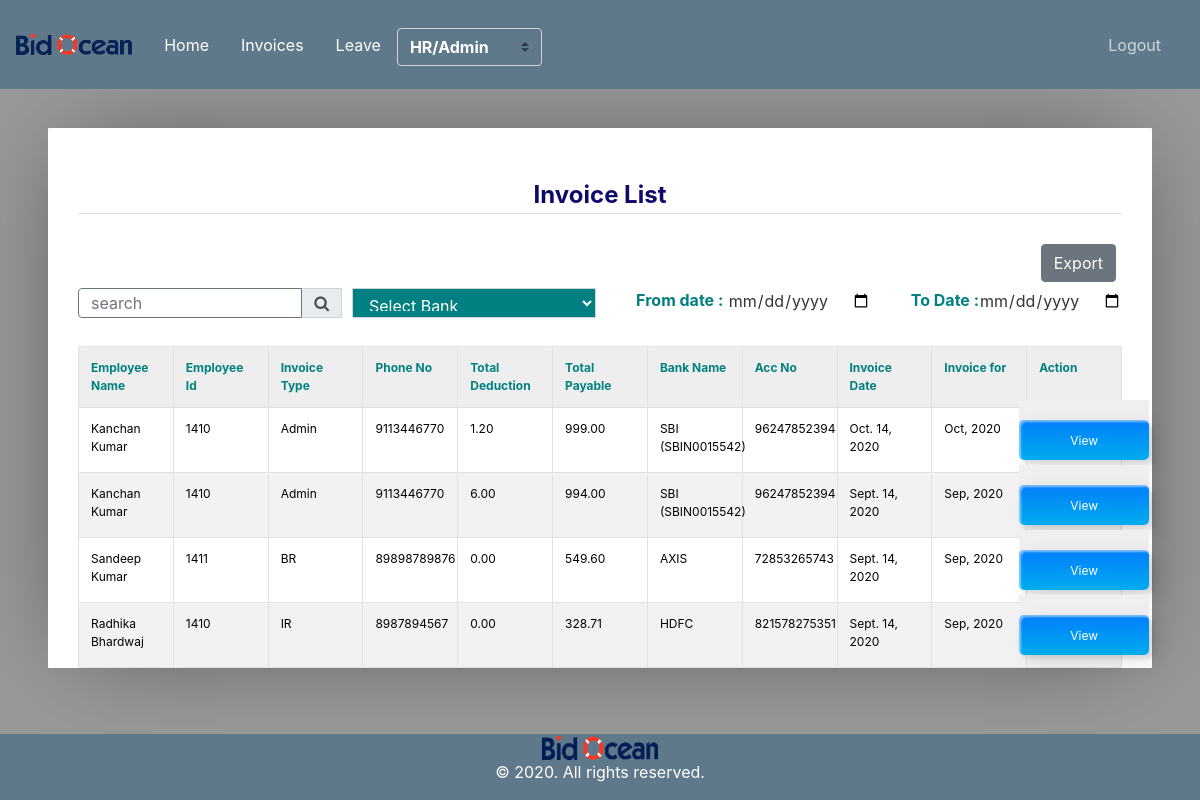
Before: /invoice-list/ (signed in) with the older database file.
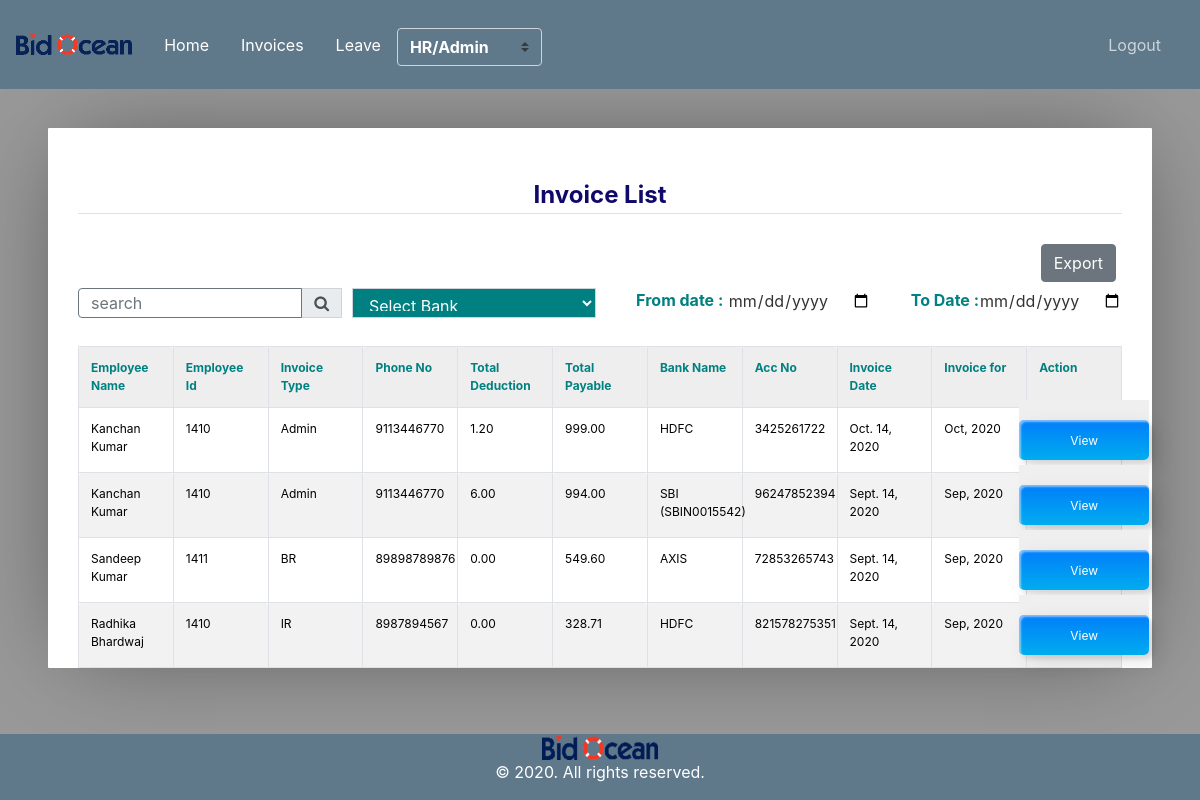
After: the same page with the newer database file.
### user_invoice/models.py (models this page shows, shortened)
class Invoice(models.Model):
	id                                 = models.AutoField(primary_key=True)
	invoice_date                       = models.DateField()
	monthdate                          = models.DateField()
	emp_type                           = models.CharField(max_length=150, null=True, blank=True)
	additional_auth_days               = models.CharField(max_length=100, default=0, blank=True)
	wds_source_checked_completely      = models.CharField(max_length=200, default=0, blank=True)
	new_solicitation_entered_correctly = models.CharField(max_length=200, default=0, blank=True)
	updated_solicitation_by_addenda    = models.CharField(max_length=200, default=0, blank=True)
	difficult_and_nonproductive_source = models.CharField(max_length=200, default=0, blank=True)
	extra_hours_worked                 = models.CharField(max_length=200, default=0, blank=True)
	file_attached                      = models.CharField(max_length=200, default=0, blank=True)
	new_entities_added                 = models.CharField(max_length=200, default=0, blank=True)
	ph_added_to_bid_list               = models.CharField(max_length=200, default=0, blank=True)
	ph_edited_in_bid_list              = models.CharField(max_length=200, default=0, blank=True)
	ph_deleted_in_bid_list             = models.CharField(max_length=200, default=0, blank=True)
	extra_days_worked                  = models.CharField(max_length=200, default=0, blank=True)
	total_pay                          = models.CharField(max_length=200, default=0, blank=True)
	authorised_day_off                 = models.CharField(max_length=200, default=0, blank=True)
	unauthorised_day_off               = models.CharField(max_length=200, default=0, blank=True)
	total_working_days                 = models.CharField(max_length=200, default=0, blank=True)
	total_days_worked                  = models.CharField(max_length=200, default=0, blank=True)
	duplicate_entities                 = models.CharField(max_length=200, default=0, blank=True)
	errors                             = models.CharField(max_length=200, default=0, blank=True)
	fines                              = models.CharField(max_length=200, default=0, blank=True)
	bank_account                       = models.ForeignKey('account_management.AccountDetails', on_delete=models.SET_NULL, null=True, blank=True)
	duplicate_solic                    = models.CharField(max_length=200, default=0, blank=True)
	entity_cont_wrong                  = models.CharField(max_length=200, default=0, blank=True)
	false_referal                      = models.CharField(max_length=200, default=0, blank=True)
	fraudulent_solicitation_update     = models.CharField(max_length=200, default=0, blank=True)
	source_returned_without_good_res   = models.CharField(max_length=200, default=0, blank=True)
	missed_bidbond_and_specs           = models.CharField(max_length=200, default=0, blank=True)
	missed_categories                  = models.CharField(max_length=200, default=0, blank=True)
	missed_solic_or_addend_from_source = models.CharField(max_length=200, default=0, blank=True)
	missed_incorrect_filetype          = models.CharField(max_length=200, default=0, blank=True)
	missing_or_wrong_outside_link      = models.CharField(max_length=200, default=0, blank=True)
	missing_or_wrong_term_contract     = models.CharField(max_length=200, default=0, blank=True)
	not_posted_as_lead                 = models.CharField(max_length=200, default=0, blank=True)
	other_error                        = models.CharField(max_length=200, default=0, blank=True)
	other_serious_error                = models.CharField(max_length=200, default=0, blank=True)
	refreshing_wds_page_to_diff_source = models.CharField(max_length=200, default=0, blank=True)
	prevailing_wage_not_selected       = models.CharField(max_length=200, default=0, blank=True)
	skipped_solicitation               = models.CharField(max_length=200, default=0, blank=True)
	source_returned_without_a_note     = models.CharField(max_length=200, default=0, blank=True)
	unexcused_unjustified_absence      = models.CharField(max_length=200, default=0, blank=True)
	wrongbid_prebid_mandatory          = models.CharField(max_length=200, default=0, blank=True)
	wrong_categories                   = models.CharField(max_length=200, default=0, blank=True)
	wrong_geographic_location          = models.CharField(max_length=200, default=0, blank=True)
	incomplete_and_incorrect_scope     = models.CharField(max_length=200, default=0, blank=True)
	wrong_text_format                  = models.CharField(max_length=200, default=0, blank=True)
	total_deduction                    = models.CharField(max_length=200, default=0, blank=True)
	total_payable                      = models.CharField(max_length=200, default=0, blank=True)
	emp_ownwer                         = models.ForeignKey(Employee, on_delete=models.SET_NULL, null=True, blank=True)
	rate                               = models.ForeignKey(Rate, on_delete=models.SET_NULL, null=True, blank=True)
	is_approved                        = models.SmallIntegerField(default=0)

class Employee(models.Model):
	id       = models.AutoField(primary_key=True)
	name     = models.CharField(max_length=300)
	role     = models.ForeignKey(Role,on_delete=models.CASCADE)
	salary   = models.CharField(max_length=300, null=True, blank=True)
	address  = models.CharField(max_length=300)
	emp_id   = models.CharField(max_length=300, null=True, blank=True)
	phone_no = models.CharField(max_length=300)
	leaves   = models.IntegerField()
	auth_tbl = models.OneToOneField(Userdetail, on_delete=models.CASCADE)
	added_at = models.DateTimeField(auto_now_add=True)

class Role(models.Model):
    id         = models.AutoField(primary_key=True)
    name       = models.CharField(max_length=300)
    created_at = models.DateTimeField(auto_now_add=True)
    status     = models.SmallIntegerField(default=1)

### account_management/models.py (models this page shows, shortened)
class AccountDetails(models.Model):
    id         = models.AutoField(primary_key=True)
    acc_no     = models.CharField(max_length=200)
    bank       = models.CharField(max_length=200)
    other_bank = models.CharField(max_length=300, null=True, blank=True)
    ifsc_other = models.CharField(max_length=300, null=True, blank=True)
    employee   = models.ForeignKey(Employee,on_delete=models.CASCADE, related_name='employee_accounts')
    created_at = models.DateTimeField(auto_now_add=True)
    status     = models.SmallIntegerField(default=1)

### user_invoice/views.py (the view)
# urls.py: path('invoice-list/', views.InvoiceDisplayView.as_view(), name='invoice_list' ),
class InvoiceDisplayView(AdminPanelMixin, TemplateView):
    template_name = 'user_invoice/invoice_list.html'
    def get(self, request):
        employee  =  Employee.objects.get(auth_tbl=self.request.user)
        rolename  =  employee.role.name.lower()
        if rolename == 'admin' or  rolename == 'hr':
            invoice = Invoice.objects.all()
        else:
            invoice = Invoice.objects.filter(emp_ownwer=employee).all()
        search        = request.GET.get('search', None)
        from_date     = request.GET.get('from_date', None)
        to_date       = request.GET.get('to_date', None)
        bank          = request.GET.get('bank',None)
        query_param = {}
        if search is not None and search is not '':
            search = search.strip()
            query_param['search'] = search
            invoice = invoice.filter(Q(emp_ownwer__name__icontains=search)|Q(emp_ownwer__address__icontains=search)|(Q(emp_ownwer__phone_no__icontains=search))|Q(emp_ownwer__emp_id__icontains=search))
        if (from_date is not None and to_date is not None) and (from_date != "" and to_date != ""):
            query_param['from_date'] = from_date
            query_param['to_date']   = to_date
            to_date   = datetime.strptime(to_date,"%Y-%m-%d").date()
            from_date = datetime.strptime(from_date,"%Y-%m-%d").date()
            invoice   = invoice.filter(invoice_date__gte=from_date, invoice_date__lte=to_date)
        if bank is not None and bank is not '':
            query_param['bank'] = bank
            invoice = invoice.filter(bank_account__bank__iexact=bank)
        invoice = invoice.order_by('-invoice_date')
        paginator        = Paginator(invoice,10)
        page             = request.GET.get('page')
        paginatedcontent = paginator.get_page(page)
        context = {
            'query_param' : query_param,
            'invoices'    : paginatedcontent,
            'title'       : 'Invoice list',
            'role'        : rolename
        }
        return render(request, self.template_name, context)

### user_invoice/mixin.py (called while the page is built)
    def test_func(self):
        return self.request.user.is_staff or self.request.user.is_active

### user_invoice/templates/user_invoice/invoice_list.html (shortened to what this page needs)
{% extends "user_invoice/base.html" %}
{% load crispy_forms_tags %}
{% block content %}
    <div class='container'>
		<table  width="100%">
			<tr>
				<legend class="border-bottom mb-4" style="color: rgb(15, 9, 105);text-align: center;"><b> Invoice List </b></legend>
				<td align="right">
          {% if role == 'hr' or role == 'admin' %}
          <a href="{% url 'export_invoice_xls' %}"><input class="btn btn-secondary" type="button" name="" value="Export"></a>
          {% endif %}
        </td>
			</tr>
		</table>
		<form>
			<table>
				<tr>
					<link rel="stylesheet" href="https://stackpath.bootstrapcdn.com/font-awesome/4.7.0/css/font-awesome.min.css">
					<div class="form-group w-40" >
						<div class="input-group mb-3">
							<input type="text" name="search" style="width: 30px;height: 30px;" class="form-control border-secondary py-2" value="{{request.GET.search}}" placeholder="search">
							<div class="input-group-append">
							 <button class="input-group-text" style="height: 30px;" type="submit" name="submitbtn" value="Search"><i class="fa fa-search"></i>
							</div>
                <select   class="form-control"style="width:50px; height:30px;color:white;background-color:teal;margin-left:10px" name="bank"  onchange="this.form.submit()">
                  <option value="" style="color: white;"><b> Select Bank </b></option>
                </select>
							<p style="margin-left: 40px;"><b style="color: teal;"> From date :</b> <input type="date" name="from_date" value="{{request.GET.from_date}}"></p>
								<p style="margin-left: 40px;"><b style="color: teal;"> To Date :</b><input type="date" name="to_date" value="{{request.GET.to_date}}"></p>
						</div>
				</tr>
			</table>
		</form>
		<table cellpadding="0" cellspacing="0" border="0" class="table table-bordered table-striped  display" width="100%">
			<tr>
				<th style="color: teal;"><b> Employee Name </b></th>
				<th style="color: teal;"><b> Employee Id </b></th>
				<th style="color: teal;"><b> Invoice Type</b></th>
				<th style="color: teal;"><b> Phone No </b></th>
				<th style="color: teal;"><b> Total Deduction </b></th>
				<th style="color: teal;"><b> Total Payable </b></th>
        <th style="color: teal;"><b> Bank Name </b></th>
        <th style="color: teal;"><b> Acc No </b></th>
				<th style="color: teal;"><b> Invoice Date</b></th>
				<th style="color: teal;"><b> Invoice for</b></th>
				<th style="color: teal;"><b> Action</b></th>
			</tr>
			{% for invoice in invoices %}
			<tr>
				<td style="color: black;">{{invoice.emp_ownwer.name}}</td>
				<td style="color: black;">{{invoice.emp_ownwer.emp_id}}</td>
				<td style="color: black;">{{invoice.emp_ownwer.role.name}}</td>
				<td style="color: black;">{{invoice.emp_ownwer.phone_no}}</td>
				<td style="color: black;">{{invoice.total_deduction}}</td>
				<td style="color: black;">{{invoice.total_payable}}</td>
        <td style="color: black;">{% if invoice.bank_account.bank == 'others' %}{{invoice.bank_account.other_bank}}<br>({{invoice.bank_account.ifsc_other}}){% else %}{{invoice.bank_account.bank|upper}}{% endif %}</td>
        <td style="color: black;">{{invoice.bank_account.acc_no}}</td>
				<td style="color: black;">{{invoice.invoice_date}}</td>
				<td style="color: black;">{{invoice.monthdate|date:"M, Y"}}</td>
				<td style="color: black;"><a href="{% if invoice.emp_ownwer.role.name|lower == 'ir' %}{% url 'edit_ir' invoice.pk %}{% elif invoice.emp_ownwer.role.name|lower == 'br' %}{% url 'edit_br' invoice.pk %}{% else %}{% url 'edit_fixed' invoice.pk %}{% endif %}"><button class="custom-btn btn-12"><span>Click!</span><span>View</span></button></a></td>
			</tr>
			{% endfor %}
		</table>
		</div>
{% endblock content %}

Changed rows visible on the page:
changed Invoice "Oct. 14, 2020": bank_account.bank (not shown) → "HDFC"; bank_account.acc_no "96247852394" → "3425261722"; bank_account.other_bank "SBI" → (not shown); bank_account.ifsc_other "SBIN0015542" → (not shown)
